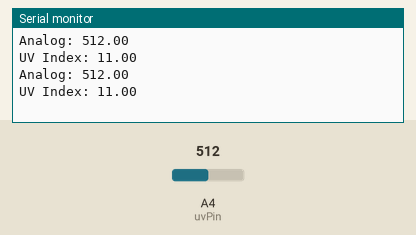
Simulated run of this sketch. Board: Arduino Uno, built with avr-gcc and run on an emulated ATmega328P. On the bench: the last lines printed to the serial monitor. The test bench sets the inputs (shaded band); at power-on: A4 (uvPin) = 512.

Above: at 1.2 s.
1.3 s: A4 (uvPin) set to 493
At 2.6 s:
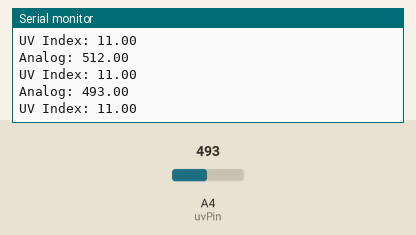
2.8 s: A4 (uvPin) set to 511
At 3.8 s:
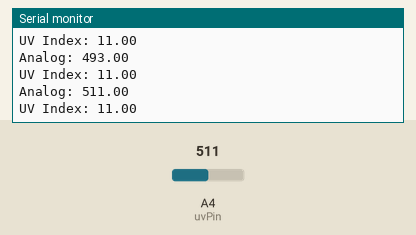
Timing chart, 0 to 5.8 s (numbered marks = the images above; inputs shaded):
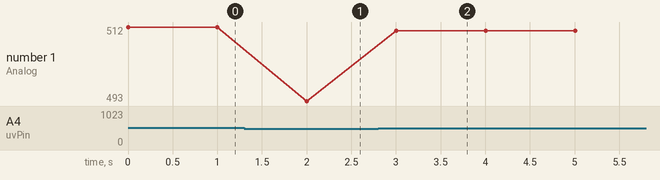

Measured:
- after the input at 1.3 s, the serial monitor: prints a new line after 0.70 s (image 1)
- after the input at 2.8 s, the serial monitor: prints a new line after 0.20 s (image 2)
- plotted number 1: 512 → 493 after the input at 1.3 s, 493 → 511 after the input at 2.8 s

The sketch:

UV_SENSOR.ino
```cpp
int uvPin = 4;   // select the input for the UV sensor pin A1 on UNO
float uvIndex;

void setup() {
  // declare the ledPin as an OUTPUT:
  Serial.begin(115200);
  pinMode(uvPin, INPUT);
}

void loop() {
  float sensorValue = analogRead(uvPin);

  Serial.println("Analog: " + String(sensorValue));
  uvIndex = readUV(uvPin);
  Serial.println("UV Index: " + String(uvIndex));
  // stop the program for for <sensorValue> milliseconds:
  delay(1000);
}


int readUV(int sensorPin){
  int index = 0;
  int sensorValue = 0;

  sensorValue = analogRead(sensorPin);  //connect UV sensor to Analog 0
  int voltage = (sensorValue * (5.0 / 1023.0))*1000;  //Voltage in miliVolts

  if(voltage<50)
  {
    index = 0;
  }else if (voltage>50 && voltage<=227)
  {
    index = 0;
  }else if (voltage>227 && voltage<=318)
  {
    index = 1;
  }
  else if (voltage>318 && voltage<=408)
  {
    index = 2;
  }else if (voltage>408 && voltage<=503)
  {
    index = 3;
  }
  else if (voltage>503 && voltage<=606)
  {
    index = 4;
  }else if (voltage>606 && voltage<=696)
  {
    index = 5;
  }else if (voltage>696 && voltage<=795)
  {
    index = 6;
  }else if (voltage>795 && voltage<=881)
  {
    index = 7;
  }
  else if (voltage>881 && voltage<=976)
  {
    index = 8;
  }
  else if (voltage>976 && voltage<=1079)
  {
    index = 9;
  }
  else if (voltage>1079 && voltage<=1170)
  {
    index = 10;
  }else if (voltage>1170)
  {
    index = 11;
  }

  return index;
}
```
